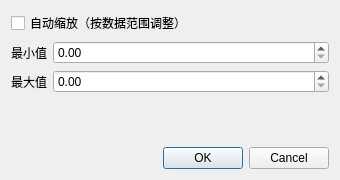
<?xml version="1.0" encoding="UTF-8"?>
<ui version="4.0">
 <class>YRangeDialog</class>
 <widget class="QDialog" name="YRangeDialog">
  <property name="geometry">
   <rect><x>0</x><y>0</y><width>340</width><height>180</height></rect>
  </property>
  <property name="windowTitle">
   <string>设置 Y 轴范围</string>
  </property>
  <layout class="QVBoxLayout" name="verticalLayout">
   <item>
    <widget class="QCheckBox" name="checkAuto">
     <property name="text"><string>自动缩放（按数据范围调整）</string></property>
    </widget>
   </item>
   <item>
    <layout class="QFormLayout" name="formLayout">
     <item row="0" column="0">
      <widget class="QLabel" name="labelMin">
       <property name="text"><string>最小值</string></property>
      </widget>
     </item>
     <item row="0" column="1">
      <widget class="QDoubleSpinBox" name="spinMin"/>
     </item>
     <item row="1" column="0">
      <widget class="QLabel" name="labelMax">
       <property name="text"><string>最大值</string></property>
      </widget>
     </item>
     <item row="1" column="1">
      <widget class="QDoubleSpinBox" name="spinMax"/>
     </item>
    </layout>
   </item>
   <item>
    <widget class="QDialogButtonBox" name="buttonBox">
     <property name="standardButtons">
      <set>QDialogButtonBox::Cancel|QDialogButtonBox::Ok</set>
     </property>
    </widget>
   </item>
  </layout>
 </widget>
</ui>
